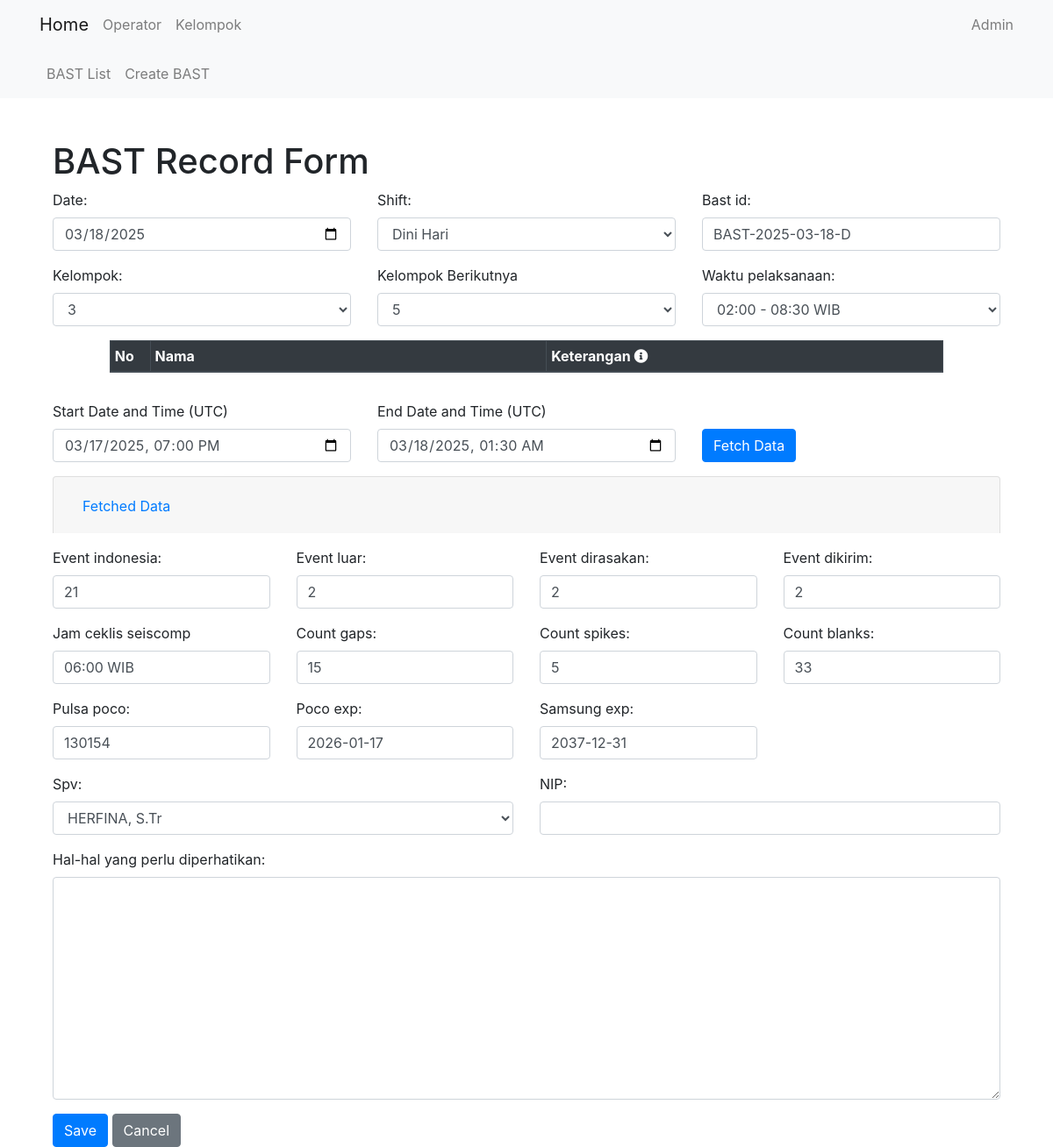
/bast/update/11/, run on the app's committed database.
### bast/models.py (models this page shows, shortened)
class BastRecordModel(models.Model):
    date = models.DateField(default=get_default_date)
    bast_id = models.CharField(max_length=17, default='0')
    waktu_pelaksanaan = models.CharField(choices=WAKTU_PELAKSANAAN, max_length=20, default='08:30 - 14:00 WIB', blank=True, null=True)
    shift = models.CharField(max_length=15, choices=SHIFT, default='Pagi')
    kelompok = models.CharField(max_length=1, choices=KELOMPOK, default='1')
    kel_berikut = models.CharField(max_length=1, choices=KELOMPOK, default='1')
    events = models.TextField(default='0')
    spv = models.ForeignKey(Operator, on_delete=models.CASCADE)
    NIP = models.CharField(max_length=18, default='0', blank=True)
    event_indonesia = models.IntegerField(default=0)
    event_luar = models.IntegerField(default=0)
    event_dirasakan = models.IntegerField(default=0)
    event_dikirim = models.IntegerField(default=0)
    member = models.TextField(max_length=1000, default='')
    count_gaps = models.IntegerField(default=0)
    count_spikes = models.IntegerField(default=0)
    count_blanks = models.IntegerField(default=0)
    waktu_cs = models.CharField(max_length=20, default='00:00 WIB', blank=True, null=True)
    pulsa_poco = models.IntegerField(default=0)
    poco_exp = models.DateField(default=lambda: timezone.datetime(2026, 1, 17, tzinfo=pytz.timezone('Asia/Jakarta')).date())
    samsung_exp = models.DateField(default=lambda: timezone.datetime(2037, 12, 31, tzinfo=pytz.timezone('Asia/Jakarta')).date())
    notes = models.TextField(max_length=1000, default='', blank=True, null=True)

### bast/views.py (the view, shortened to what this page needs)
# urls.py: path('update/<int:pk>/', views.BastRecordUpdateView.as_view(), name='bastrecord_update'),
class BastRecordUpdateView(UpdateView):
    model = BastRecordModel
    form_class = BastRecordForm
    template_name = 'bast/bastrecord_form.html'
    success_url = reverse_lazy('bast:bastrecord_list')
    def get_context_data(self, **kwargs):
        context = super().get_context_data(**kwargs)
        record = self.get_object()
        context['existing_data'] = record.events
        context['existing_member_data'] = record.member
        return context

### bast/forms.py
class BastRecordForm(forms.ModelForm):
    bast_id = forms.CharField()
    class Meta:
        model = BastRecordModel
        fields = '__all__'

### core/models.py (called while the page is built)
    def __str__(self):
        return self.name

### qc/templatetags/form_tags.py (called while the page is built)
@register.filter(name='add_class')
def add_class(field, css_class):
    return field.as_widget(attrs={"class": css_class})

### bast/templates/bast/bastrecord_form.html (shortened to what this page needs)
{% extends 'core/base.html' %}
{% block content %}
<div class="container">
    <h1 class="mt-5">BAST Record Form</h1>
    <form method="post" class="needs-validation" novalidate>
        {% load form_tags %}
        <div class="form-group row">
            <div class="col-md-4">
                {{ form.date.label_tag }}
                {{ form.date|add_class:"form-control" }}
            </div>
            <div class="col-md-4">
                {{ form.shift.label_tag }}
                {{ form.shift|add_class:"form-control" }}
            </div>
            <div class="col-md-4">
                {{ form.bast_id.label_tag }}
                {{ form.bast_id|add_class:"form-control" }}
            </div>
        </div>
        <div class="form-group">
            <div class="row">
                <div class="form-group col-md-4">
                    {{ form.kelompok.label_tag }}
                    {{ form.kelompok|add_class:"form-control" }}
                </div>
                <div class="form-group col-md-4">
                    <label for="{{ form.kel_berikut.id_for_label }}">Kelompok Berikutnya</label>
                    {{ form.kel_berikut|add_class:"form-control" }}
                </div>
                <div class="form-group col-md-4">
                    {{ form.waktu_pelaksanaan.label_tag }}
                    {{ form.waktu_pelaksanaan|add_class:"form-control" }}
                </div>
                <div class="table-responsive container" style="padding-right: 5em; padding-left: 5em;">
                    <table class="table table-bordered table-hover table-sm" id="member-data-table"
                        style="width: auto;">
                        <thead class="thead-dark">
                            <tr>
                                <th style="width: 1%;">No</th>
                                <th style="width: 20%;">Nama</th>
                                <th style="width: 20%;">Keterangan
                                    <span data-toggle="tooltip" data-placement="top"
                                        title="Isi keterangan dengan nama pengganti atau keterangan izin/cuti/SPT. Contoh: diganti Fajar">
                                        <i class="fas fa-info-circle"></i>
                                    </span>
                                </th>
                        </tr>
                        </thead>
                    </table>
                </div>
            </div>
        </div>
        <div class="form-group">
            <div class="form-group row">
                <div class="col-md-4">
                    <label for="datetime_bast_start">Start Date and Time (UTC)</label>
                    <input type="datetime-local" id="datetime_bast_start" class="form-control"
                        value="2024-12-14 00:00:00">
                </div>
                <div class="col-md-4">
                    <label for="datetime_bast_end">End Date and Time (UTC)</label>
                    <input type="datetime-local" id="datetime_bast_end" class="form-control"
                        value="2024-12-14 07:00:00">
                </div>
                <div class="col-md-4 d-flex align-items-end">
                    <button type="button" id="fetch_bast" class="btn btn-primary align-bottom">Fetch
                        Data</button>
                </div>
            </div>
            <div class="accordion" id="fetchedDataAccordion">
                <div class="card">
                    <div class="card-header" id="headingOne">
                        <h2 class="mb-0">
                            <button class="btn btn-link" type="button" data-toggle="collapse"
                                data-target="#fetchedDataSection" aria-expanded="true"
                                aria-controls="fetchedDataSection">
                                Fetched Data
                            </button>
                        </h2>
                    </div>
                </div>
                <div class="form-group row mt-3">
                    <div class="col-md-3">
                        {{ form.event_indonesia.label_tag }}
                        {{ form.event_indonesia|add_class:"form-control" }}
                    </div>
                    <div class="col-md-3">
                        {{ form.event_luar.label_tag }}
                        {{ form.event_luar|add_class:"form-control" }}
                    </div>
                    <div class="col-md-3">
                        {{ form.event_dirasakan.label_tag }}
                        {{ form.event_dirasakan|add_class:"form-control" }}
                    </div>
                    <div class="col-md-3">
                        {{ form.event_dikirim.label_tag }}
                        {{ form.event_dikirim|add_class:"form-control" }}
                    </div>
                </div>
                <div class="form-group row mt-3">
                    <div class="col-md-3">
                        <label for="{{ form.waktu_cs.id_for_label }}">Jam ceklis seiscomp</label>
                        {{ form.waktu_cs|add_class:"form-control" }}
                    </div>
                    <div class="col-md-3">
                        {{ form.count_gaps.label_tag }}
                        {{ form.count_gaps|add_class:"form-control" }}
                    </div>
                    <div class="col-md-3">
                        {{ form.count_spikes.label_tag }}
                        {{ form.count_spikes|add_class:"form-control" }}
                    </div>
                    <div class="col-md-3">
                        {{ form.count_blanks.label_tag }}
                        {{ form.count_blanks|add_class:"form-control" }}
                    </div>
                </div>
                <div class="form-group row mt-3">
                    <div class="col-md-3">
                        {{ form.pulsa_poco.label_tag }}
                        {{ form.pulsa_poco|add_class:"form-control" }}
                    </div>
                    <div class="col-md-3">
                        {{ form.poco_exp.label_tag }}
                        {{ form.poco_exp|add_class:"form-control" }}
                    </div>
                    <div class="col-md-3">
                        {{ form.samsung_exp.label_tag }}
                        {{ form.samsung_exp|add_class:"form-control" }}
                    </div>
                </div>
            </div>
        </div>
        <div class="form-group row">
            <div class="col-md-6">
                {{ form.spv.label_tag }}
                {{ form.spv|add_class:"form-control" }}
            </div>
            <div class="col-md-6">
                {{ form.NIP.label_tag }}
                {{ form.NIP|add_class:"form-control" }}
            </div>
        </div>
        <div class="form-group row">
            <div class="col">
                <label for="{{ form.notes.id_for_label }}">Hal-hal yang perlu diperhatikan:</label>
                {{ form.notes|add_class:"form-control" }}
            </div>
        </div>
        <button type="submit" class="btn btn-primary" id="submit-button">Save</button>
        <button type="button" class="btn btn-secondary"
            onclick="window.location.href='{% url 'bast:bastrecord_list' %}'">Cancel</button>
    </form>
</div>
{% endblock %}

### data on the page
BastRecordModel: date "03/18/2025", shift "Dini Hari", bast_id "BAST-2025-03-18-D", kelompok "3", kel_berikut "5", waktu_pelaksanaan "02:00 - 08:30 WIB", event_indonesia "21", event_luar "2", event_dirasakan "2", event_dikirim "2", waktu_cs "06:00 WIB", count_gaps "15", count_spikes "5", count_blanks "33", pulsa_poco "130154", poco_exp "2026-01-17", samsung_exp "2037-12-31", spv "HERFINA, S.Tr"
